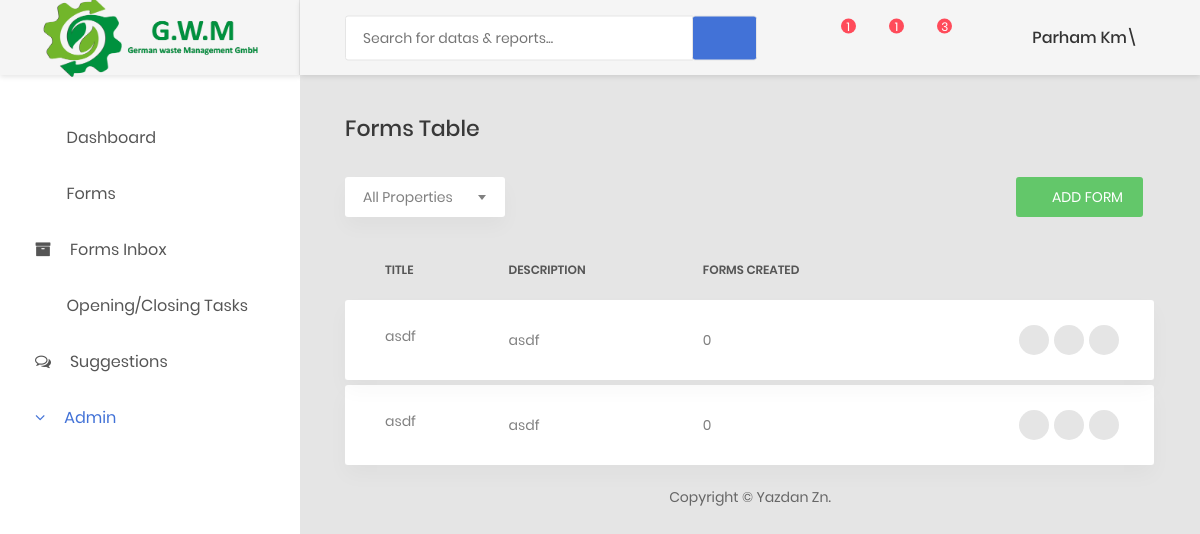
Before: /dashboard/forms-admin/ (signed in) with the older database file.
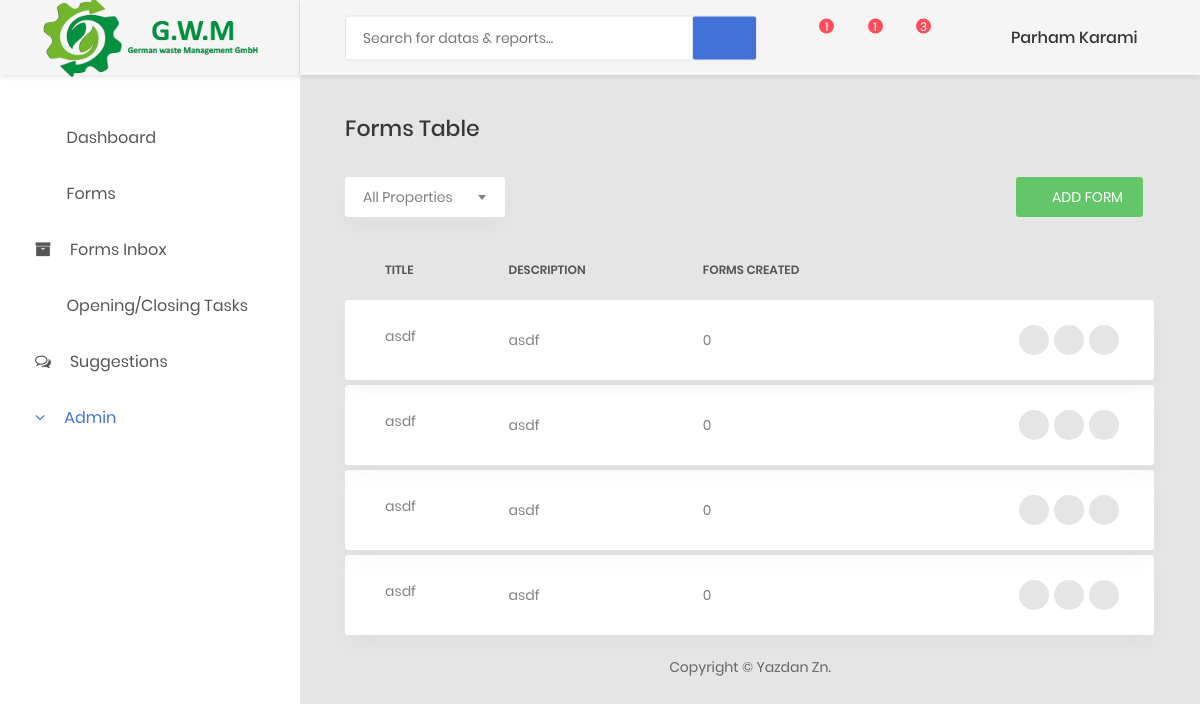
After: the same page with the newer database file.
### dashboard/models.py (models this page shows, shortened)
class User(AbstractUser):
    email = models.CharField(max_length=80,unique=True)
    username = models.CharField(max_length=45,unique=True)
    first_name = models.CharField(max_length=45)
    last_name =  models.CharField(max_length=45)
    role = models.CharField(max_length=45, choices=ROLES)
    department = models.ForeignKey("Department",on_delete=models.SET_NULL, null=True)
    USERNAME_FIELD="username"
    REQUIRED_FIELDS=['email',"first_name","last_name","role"]

class FormSample(models.Model):
    title = models.CharField(max_length=50)
    description = models.TextField()
    fields = models.JSONField(null=True) # Type: , Value:
    transitions = models.JSONField(null=True)
    theme_color = models.CharField(null=True,max_length=50)

### dashboard/views.py (the view, shortened to what this page needs)
# urls.py: path("forms-admin/", views.dashboard_forms_admin, name="forms-admin"),
def dashboard_forms_admin(request):
    if not request.user.is_authenticated:
        return redirect("login")
    ROLES_filtered = []
    for r1, r2 in ROLES:
        ROLES_filtered.append(r1)
    if request.method == "GET":
        all_sample_forms = list(FormSample.objects.all())
        users = User.objects.all()
        for sample in all_sample_forms:
            sample.fields = json.loads(sample.fields) if issubclass(type(sample.fields), str) else sample.fields
            sample.fields_str = json.dumps(sample.fields)
            sample.transitions = json.loads(sample.transitions)
            sample.transitions_user = sample.transitions if issubclass(type(sample.transitions), str) else json.dumps(sample.transitions)
            trns_copy = list(sample.transitions)
            for index, trn in enumerate(sample.transitions) :
                if trn.isnumeric():
                    user = User.objects.get(pk=trn)
                    trns_copy[index] = user.first_name + " " +user.last_name
            print(sample.transitions)
            sample.transitions_str = trns_copy if issubclass(type(trns_copy), str) else json.dumps(trns_copy)
        return render(request, 'dashboard/forms-admin.html',{'page':'forms-admin',"formsamples":all_sample_forms,"roles":ROLES_filtered,  'users' : users})

### dashboard/templates/dashboard/forms-admin.html (shortened to what this page needs)
{% extends 'dashboard/base.html' %}
{% block content %}
    <div class="row">
        <div class="col-md-12">
            <h3 class="title-5 m-b-35">Forms Table</h3>
            <div class="table-data__tool">
                <div class="table-data__tool-left">
                    <div class="rs-select2--light rs-select2--md">
                    </div>
                </div>
                <div class="table-data__tool-right">
                    <button onclick="location.href='{% url "newform" %}';" class="au-btn au-btn-icon au-btn--green au-btn--small">
                        <i class="zmdi zmdi-plus" ></i>add form</button>
                </div>
            </div>
            <div class="table-responsive table-responsive-data2">
                <table class="table table-data2">
                    <thead>
                        <tr>
                            <th>title</th>
                            <th>description</th>
                            <th>forms created</th>
                            <th></th>
                        </tr>
                    </thead>
                    <tbody>
                        {% for formsample in  formsamples   %}
                            <tr class="spacer"></tr>
                            <tr class="tr-shadow">
                                <td>{{formsample.title}}</td>
                                <td>{{formsample.description}}</td>
                                <td> 0</td>
                                <td>
                                    <div class="table-data-feature">
                                        <button class="item" data-toggle="modal" data-target='#edit_{{formsample.id}}' data-placement="top" title="Edit" onclick="pushToField('{{formsample.fields_str}}','{{formsample.transitions_str}}','{{formsample.id}}','{{formsample.transitions_user}}')">
                                            <i class="zmdi zmdi-edit"></i>
                                        </button>
                                        <button class="item" data-toggle="modal" data-target='#delete_{{formsample.id}}' data-placement="top" title="Delete">
                                             <i class="zmdi zmdi-delete"></i>
                                        </button>
                                        <button class="item" data-toggle="tooltip" data-placement="top" title="More">
                                            <i class="zmdi zmdi-more"></i>
                                        </button>
                                    </div>
                                </td>
                            </tr>
                        {% endfor %}
                    </tbody>
                </table>
            </div>
        </div>
    </div>
{% endblock content %}

### dashboard/templates/dashboard/base.html (shortened to what the changed rows need)
<!DOCTYPE html>
<html lang="en">
<head>
    {% load static %}
    <link href={% static "css/font-face.css" %} rel="stylesheet" media="all">
    <link href={% static "vendor/font-awesome-4.7/css/font-awesome.min.css" %} rel="stylesheet" media="all">
    <link href={% static "vendor/font-awesome-5/css/fontawesome-all.min.css" %} rel="stylesheet" media="all">
    <link href={% static "vendor/mdi-font/css/material-design-iconic-font.min.css" %} rel="stylesheet" media="all">
    <link rel="stylesheet" href="https://cdnjs.cloudflare.com/ajax/libs/font-awesome/4.7.0/css/font-awesome.min.css">
    <link href={% static "vendor/bootstrap-4.1/bootstrap.min.css" %} rel="stylesheet" media="all">
    <link href={% static "vendor/animsition/animsition.min.css" %} rel="stylesheet" media="all">
    <link href={% static "vendor/bootstrap-progressbar/bootstrap-progressbar-3.3.4.min.css" %} rel="stylesheet" media="all">
    <link href={% static "vendor/wow/animate.css" %} rel="stylesheet" media="all">
    <link href={% static "vendor/css-hamburgers/hamburgers.min.css" %} rel="stylesheet" media="all">
    <link href={% static "vendor/slick/slick.css" %} rel="stylesheet" media="all">
    <link href={% static "vendor/select2/select2.min.css" %} rel="stylesheet" media="all">
    <link href={% static "vendor/perfect-scrollbar/perfect-scrollbar.css" %} rel="stylesheet" media="all">
    <link href={% static "css/theme.css" %} rel="stylesheet" media="all">
</head>
<body class="animsition">
    <div class="page-wrapper">
        <div class="page-container">
            <header class="header-desktop">
                <div class="section__content section__content--p30">
                    <div class="container-fluid">
                        <div class="header-wrap">
                            <div class="header-button">
                                <div class="account-wrap">
                                    <div class="account-item clearfix js-item-menu">
                                        <div class="content">
                                            <a class="js-acc-btn" href="#">{{ user.first_name }} {{ user.last_name }}</a>
                                        </div>
                                    </div>
                                </div>
                            </div>
                        </div>
                    </div>
                </div>
            </header>
            <div class="main-content">
                <div class="section__content section__content--p30">
                    <div class="container-fluid">
                        {% block content %}
                        {% endblock content %}
                    </div>
                </div>
            </div>
        </div>
    </div>
</body>
</html>

Changed rows visible on the page:
changed User "Parham": last_name "Km\\" → "Karami"
added FormSample: title "asdf", description "asdf"
added FormSample: title "asdf", description "asdf"
